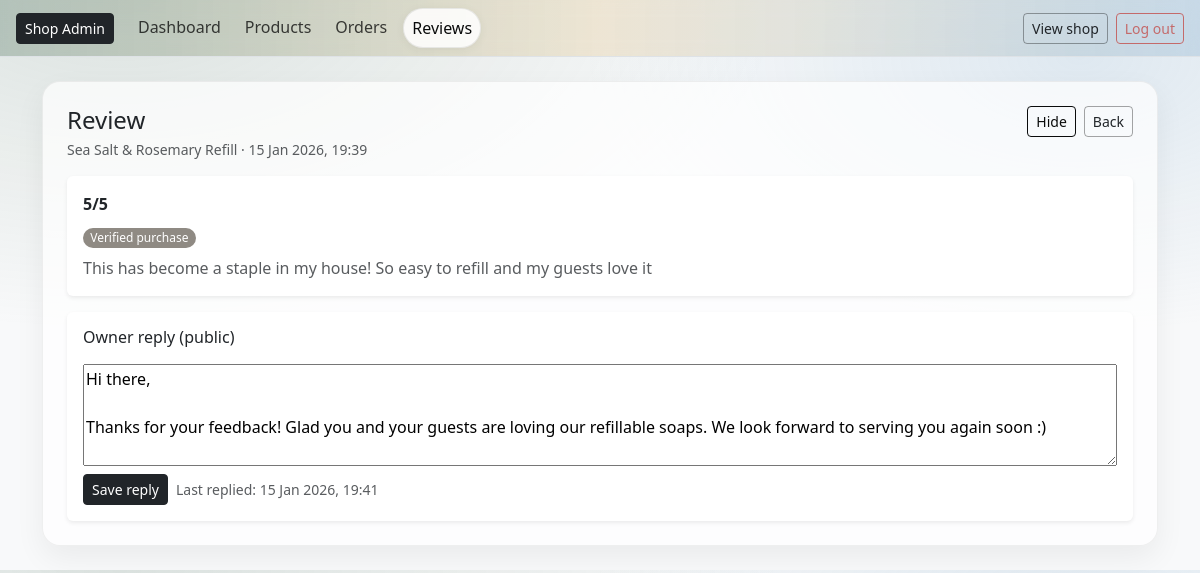
Page /owner/reviews/5/ (signed in) on the earlier database version.
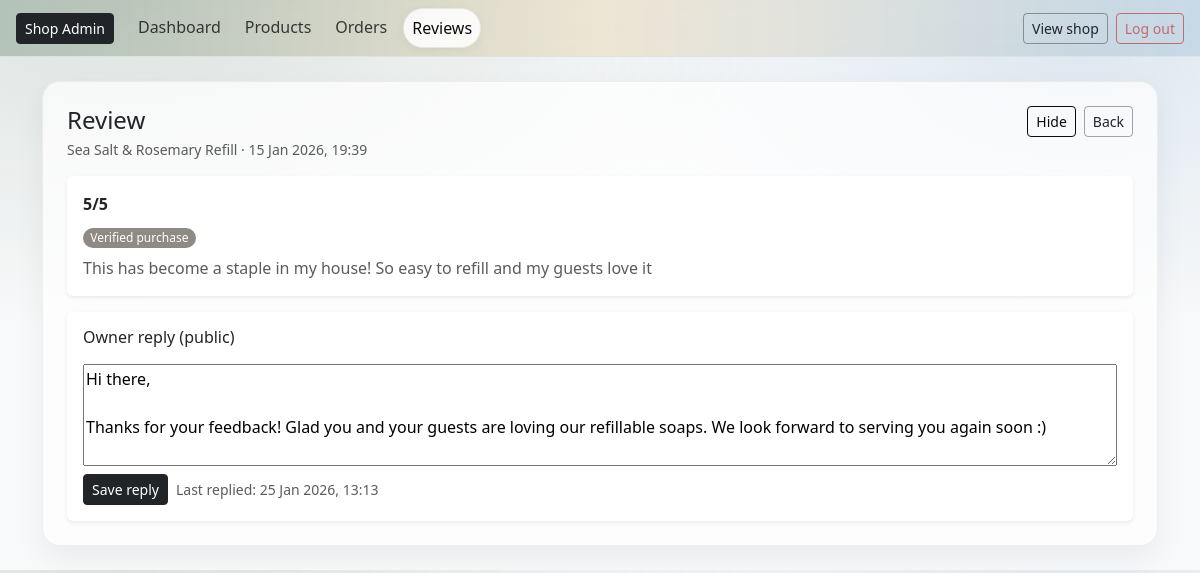
Same page on the later database version.
### reviews/models.py (models this page shows, shortened)
class Review(models.Model):
    user = models.ForeignKey(settings.AUTH_USER_MODEL, on_delete=models.CASCADE)
    product = models.ForeignKey(Product, on_delete=models.CASCADE, related_name="reviews")
    rating = models.PositiveSmallIntegerField()
    comment = models.TextField(blank=True)
    created_at = models.DateTimeField(auto_now_add=True)
    verified_purchase = models.BooleanField(default=False)
    order = models.ForeignKey(Order, null=True, blank=True, on_delete=models.SET_NULL)
    is_approved = models.BooleanField(default=False)
    owner_reply = models.TextField(blank=True)
    owner_replied_at = models.DateTimeField(null=True, blank=True)
    updated_at = models.DateTimeField(auto_now=True)
    class Meta:
        unique_together = ("user", "product")
        ordering = ["-created_at"]

### catalog/models.py (models this page shows, shortened)
class Product(models.Model):
    title = models.CharField(max_length=160)
    slug = models.SlugField(max_length=180, unique=True, blank=True)
    description = models.TextField(blank=True)
    scent = models.CharField(max_length=50, help_text="e.g. Lavender, Citrus")
    weight_g = models.PositiveIntegerField(help_text="Net weight in grams")
    price = models.DecimalField(max_digits=6, decimal_places=2)
    stock_qty = models.PositiveIntegerField(default=0)
    active = models.BooleanField(default=True)
    created_at = models.DateTimeField(auto_now_add=True)
    tags = models.CharField(
        max_length=250,
        blank=True,
        help_text="Comma-separated tags, e.g. winter, woody, refillable"
    )
    class Meta:
        ordering = ["title"]

### owner/views.py (the view)
# urls.py: path("reviews/<int:pk>/", views.owner_review_detail, name="owner_review_detail"),
@staff_member_required(login_url="owner:owner_login")
def owner_review_detail(request, pk):
    review = get_object_or_404(Review.objects.select_related("product", "user"), pk=pk)
    if request.method == "POST":
        form = OwnerReplyForm(request.POST, instance=review)
        if form.is_valid():
            obj = form.save(commit=False)
            obj.owner_replied_at = timezone.now()
            obj.save(update_fields=["owner_reply", "owner_replied_at", "updated_at"])
            messages.success(request, "Reply saved.")
            return redirect("owner:owner_review_detail", pk=review.pk)
    else:
        form = OwnerReplyForm(instance=review)
    return render(request, "owner/review_detail.html", {
        "review": review,
        "form": form,
        "is_low_rated": review.rating <= LOW_RATING_THRESHOLD,
        "low_threshold": LOW_RATING_THRESHOLD,
    })

### owner/forms.py
class OwnerReplyForm(forms.ModelForm):
    class Meta:
        model = Review
        fields = ["owner_reply"]
        widgets = {
            "owner_reply": forms.Textarea(attrs={"rows": 4, "placeholder": "Write a public reply…"})
        }

### cart/context_processors.py (called while the page is built)
def cart_count(request):
    cart = get_or_create_cart(request)
    try:
        count = sum(i.qty for i in cart.items.all())
    except Exception:
        count = 0
    return {"cart_count": count}

### cart/utils.py (called while the page is built)
def get_or_create_cart(request):
    if not request.session.session_key:
        request.session.create()
    request.session.set_expiry(60 * 60 * 24 * 14)
    session_key = request.session.session_key
    if request.user.is_authenticated:
        cart, created = Cart.objects.get_or_create(
            user=request.user,
            defaults={"session_key": session_key},
        )
        if not cart.session_key:
            cart.session_key = session_key
            cart.save(update_fields=["session_key"])
        return cart
    cart, _ = Cart.objects.get_or_create(user=None, session_key=session_key)
    return cart

### owner/templates/owner/review_detail.html (shortened to what this page needs)
{% extends "owner/base_owner.html" %}
{% block content %}
<div class="d-flex justify-content-between align-items-start gap-3 mb-3">
  <div>
    <h1 class="h4 mb-1">Review</h1>
    <div class="text-muted small">{{ review.product.title }} · {{ review.created_at|date:"d M Y, H:i" }}</div>
  </div>
  <div class="d-flex gap-2">
    {% if review.is_approved %}
      <a class="btn btn-sm btn-outline-secondary" href="{% url 'owner:owner_review_hide' review.pk %}">Hide</a>
    {% else %}
      <a class="btn btn-sm btn-outline-success" href="{% url 'owner:owner_review_approve' review.pk %}">Approve</a>
    {% endif %}
    <a class="btn btn-sm btn-outline-dark" href="{% url 'owner:owner_reviews' %}">Back</a>
  </div>
</div>
<div class="card border-0 shadow-sm mb-3 {% if is_low_rated %}border border-danger{% endif %}">
  <div class="card-body">
    <div class="d-flex justify-content-between align-items-center mb-2">
      <div class="fw-semibold">{{ review.rating }}/5</div>
    </div>
    {% if review.verified_purchase %}
      <span class="badge text-bg-success mb-2">Verified purchase</span>
    {% endif %}
    <p class="mb-0 text-muted">{{ review.comment|default:"(No comment)"|linebreaksbr }}</p>
  </div>
</div>
<div class="card border-0 shadow-sm">
  <div class="card-body">
    <h2 class="h6 mb-3">Owner reply (public)</h2>
    <form method="post" class="vstack gap-2">
      {{ form.owner_reply }}
      <div class="d-flex gap-2 align-items-center">
        <button class="btn btn-sm btn-dark" type="submit">Save reply</button>
        <span class="small text-muted">
          {% if review.owner_replied_at %}Last replied: {{ review.owner_replied_at|date:"d M Y, H:i" }}{% endif %}
        </span>
      </div>
    </form>
  </div>
</div>
{% endblock content %}

Differences in the rows shown:
changed Review "This has become a staple in my house! So easy to refill and my guests love it": owner_replied_at "15 Jan 2026, 19:41" → "25 Jan 2026, 13:13"
